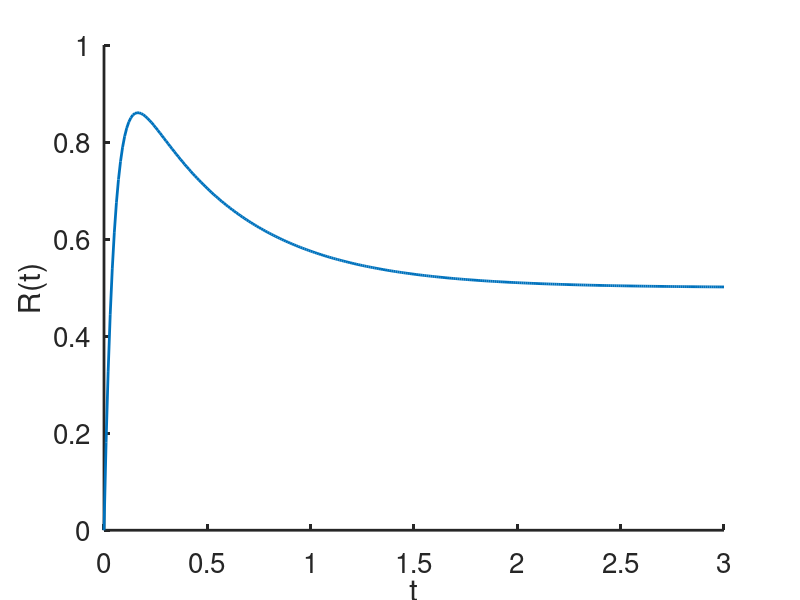
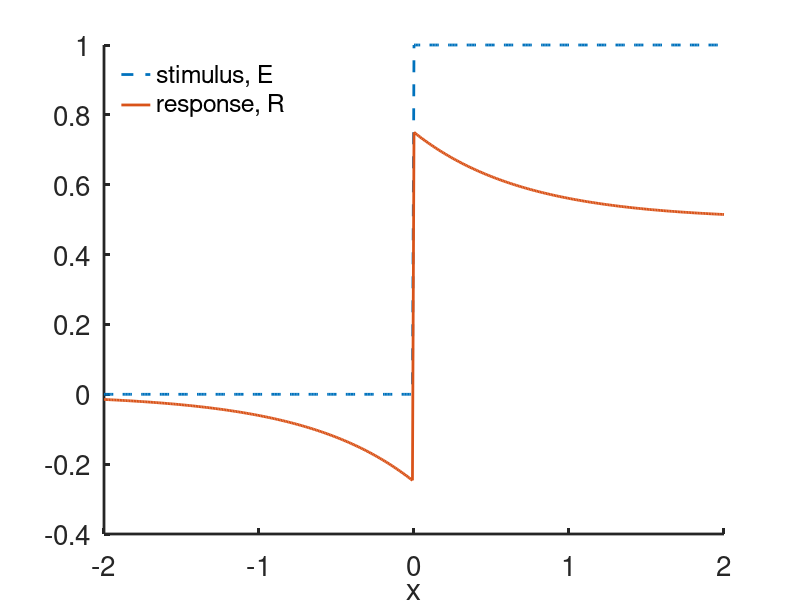

The MATLAB source for these figures, in order:

% The Matlab/Octave file used to generate the image in Fig. 15 of Chapter 19
% Solutions of the Peskin lateral inhibition  model 
% Keener and Sneyd, Mathematical Physiology, 3rd Edition, Springer.

% Written by James Keener and James Sneyd

%%%%%%%%%%%%%%%%%%%%%%%%%%%%%%%%%%%%%%%%%%%%%%%%%%%%%%%%%%%%%%%
clear all
close all
clc
set(0,                           ...
   'defaultaxesfontsize', 20,   ...
   'defaultaxeslinewidth', 2.0, ...
   'defaultlinelinewidth', 2.0, ...
   'defaultpatchlinewidth', 0.7);

%parameters
lam = 1;
k = 20;

t = [0:.01:3];

R = 1/(lam+1) -(k-1)/(k-lam-1)*exp(-k*t) + lam*k/((k-lam-1)*(lam+1))*exp(-(lam+1)*t);  

x = [-2:.01:2];
E = (x>=0);
sql = sqrt(lam+1);
Ix=lam/(lam+1)*((x>=0).*(1-exp(-x*sql)/2) +(x<0).*exp(x*sql)/2);


figure(1)
plot(t,R)
box off
xlabel('t')
ylabel('R(t)')

figure(2)
plot(x,E,'--',x,E-Ix)
box off
legend('boxoff')
legend('stimulus, E','response, R','location','northwest')
xlabel('x')



